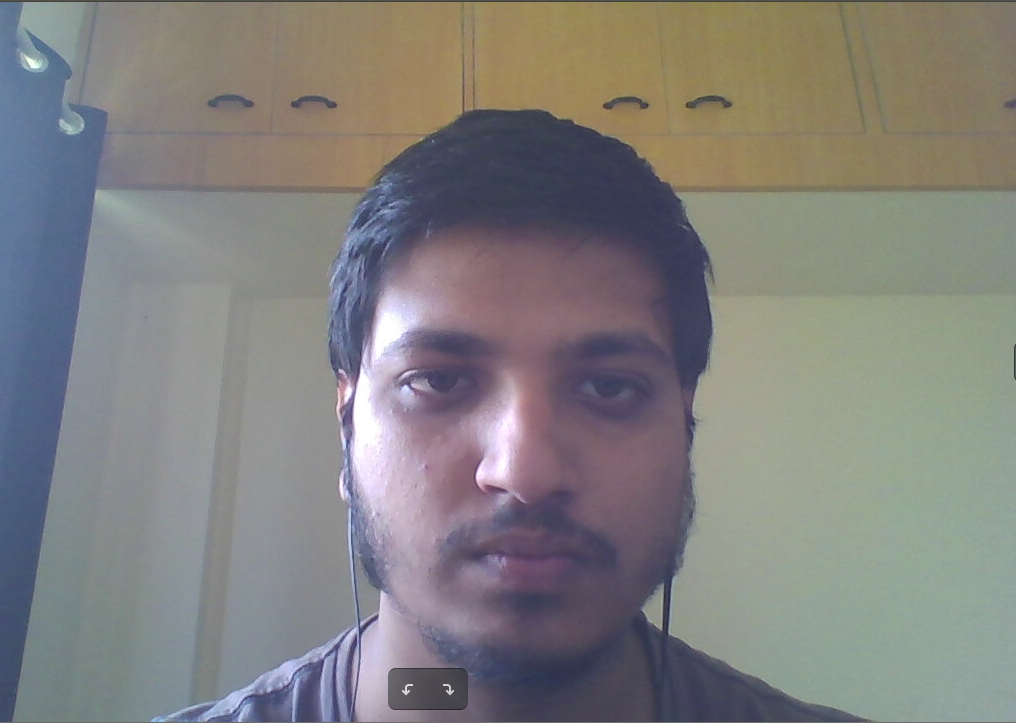
#> input picture mypic3.png, 1016 x 723 px
$ python DetectEyes.py
#> lines starting #> are read from the running program, lines starting #| are printed output that depends on the picture; after the words box and inside, x2 and y2 are one past the last pixel; in counts of white or black regions, pixels touching at a corner belong together
import cv2

# get the features for face from the file and pass it to the Cascade Classifier
# returns a class
face_cascade = cv2.CascadeClassifier("haarcascade_frontalface_default.xml")
# get the features for eyes from the file and pass it to the Cascade Classifier
# returns a class
eyes_cascade = cv2.CascadeClassifier("haarcascade_eye.xml")
# read the image
img = cv2.imread('mypic3.png')
#> img is the input picture: shape (723, 1016, 3); mean B, G, R 126.8, 128.4, 129.6
# resize the image if needed
# img = cv2.resize(img, (0, 0), fx=0.5, fy=0.5) #(image, (0, 0), reduce_width_by, reduce_height_by)
# convert it to gray scale
gray = cv2.cvtColor(img,cv2.COLOR_BGR2GRAY)
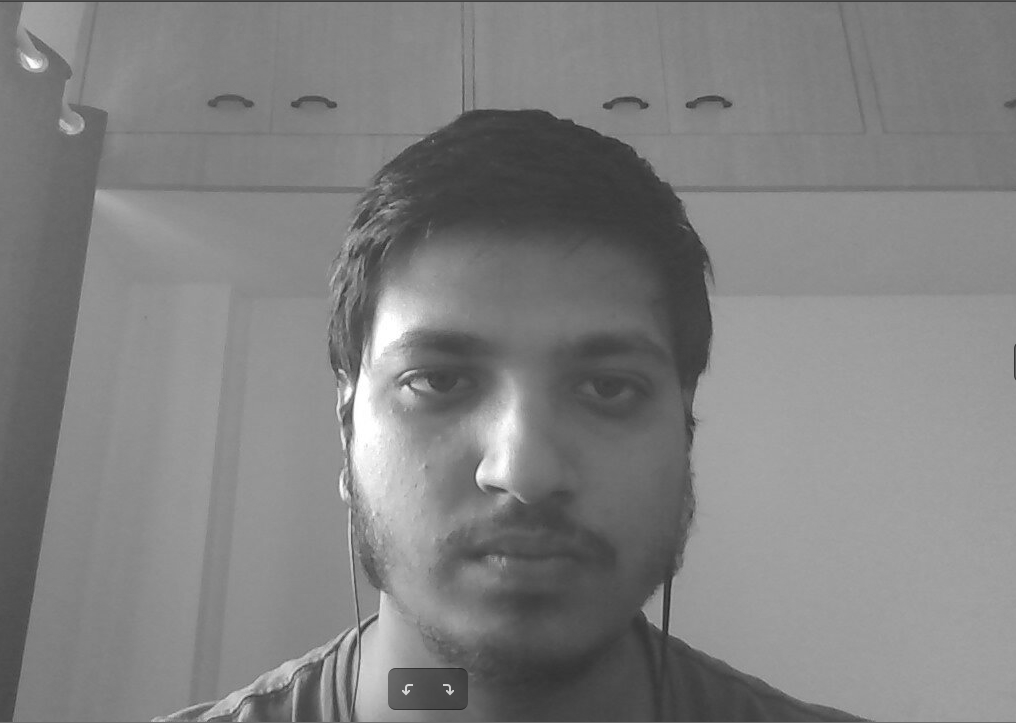
#> gray: shape (723, 1016); min 37, max 255, mean 128.6

# detect the objects resembling faces
faces = face_cascade.detectMultiScale(gray, 1.5, 4) #(image,scale_factor, minm_no_of_neighbours)
#> faces = [[316, 230, 410, 410]]
# print(faces)

for face in faces:
    # we can check the dimension of the detected face
    # print(face)

    # get the coordinate of the detected face
    x, y, w, h = face
    # draw the rectangle on the image
    cv2.rectangle(img, (x,y), (x + w, y + h), (0, 255, 0), 2) # (image, top_left_ corner, bottom_right_corner, color_of_rectangle, color_thickness)
    # the idea is instead of looking at the entire image for eyes,we can just look at the detected faces
    # and try to search for eye regions on those faces
    # get the detected face using image slicing
    face_color = img[y: y + h, x: x + w]
    face_gray = gray[y: y + h, x: x + w]
    #cv2.imshow("Sliced out face", face_gray)
    eyes = eyes_cascade.detectMultiScale(face_gray, 1.11, 4)
    for eye in eyes:
        # get the coordinate of the detected eye
        x, y, w, h = eye
        # draw a rectangle on the eyes of the face
        cv2.rectangle(face_color, (x, y), (x + w, y + h), (255, 0, 0), 2)
#> this loop made 1 pass
#> eyes on pass 1: [[230, 99, 119, 119]]
#> pass 1, `face_color = img[y: y + h, x: x + w]`:
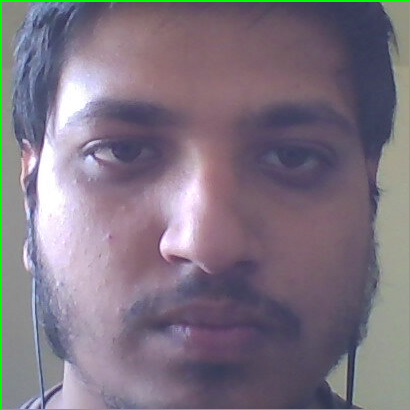
#> face_color: shape (410, 410, 3); mean B, G, R 128.6, 116.8, 125.5
#> pass 1, `face_gray = gray[y: y + h, x: x + w]`:
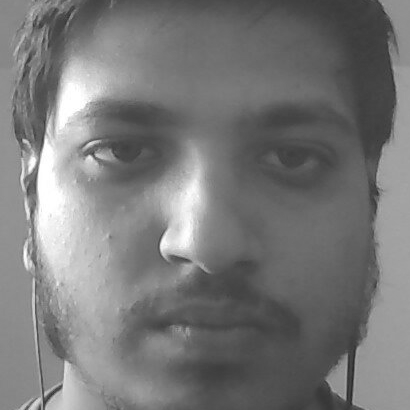
#> face_gray: shape (410, 410); min 38, max 255, mean 120.3
#> after the loop:
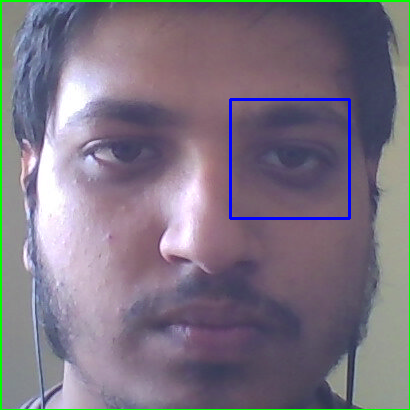
#> face_color: shape (410, 410, 3); 0.85% of pixels changed, all inside (x1, y1, x2, y2) = (229, 98, 351, 220)
#> after the loop:
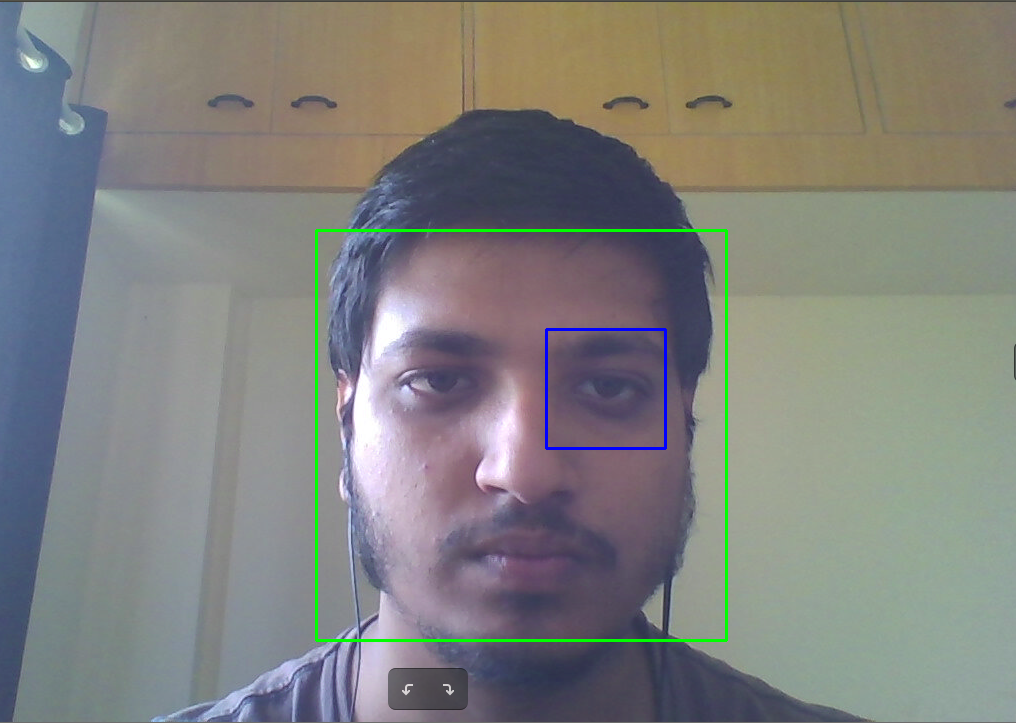
#> img: shape (723, 1016, 3); 0.86% of pixels changed, all inside (x1, y1, x2, y2) = (315, 229, 728, 642)

# show the image
cv2.imshow("Detected Faces",img)
# hold the window
cv2.waitKey(0)
# destroy all windows
cv2.destroyAllWindows()

$ run again, with mypic4.jpg saved as mypic3.png
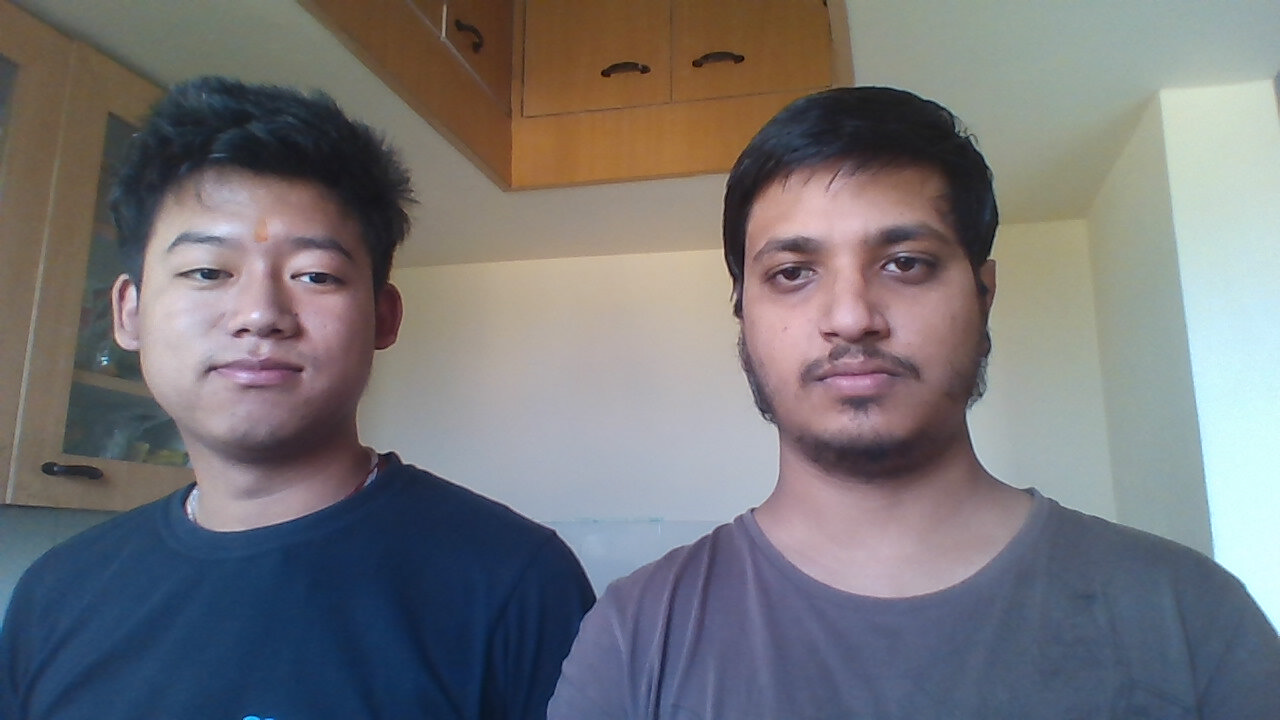
#> input picture mypic4.jpg, 1280 x 720 px
#> img is the input picture: shape (720, 1280, 3); mean B, G, R 119.7, 116.4, 117.5
#> `gray = cv2.cvtColor(img,cv2.COLOR_BGR2GRAY)`:
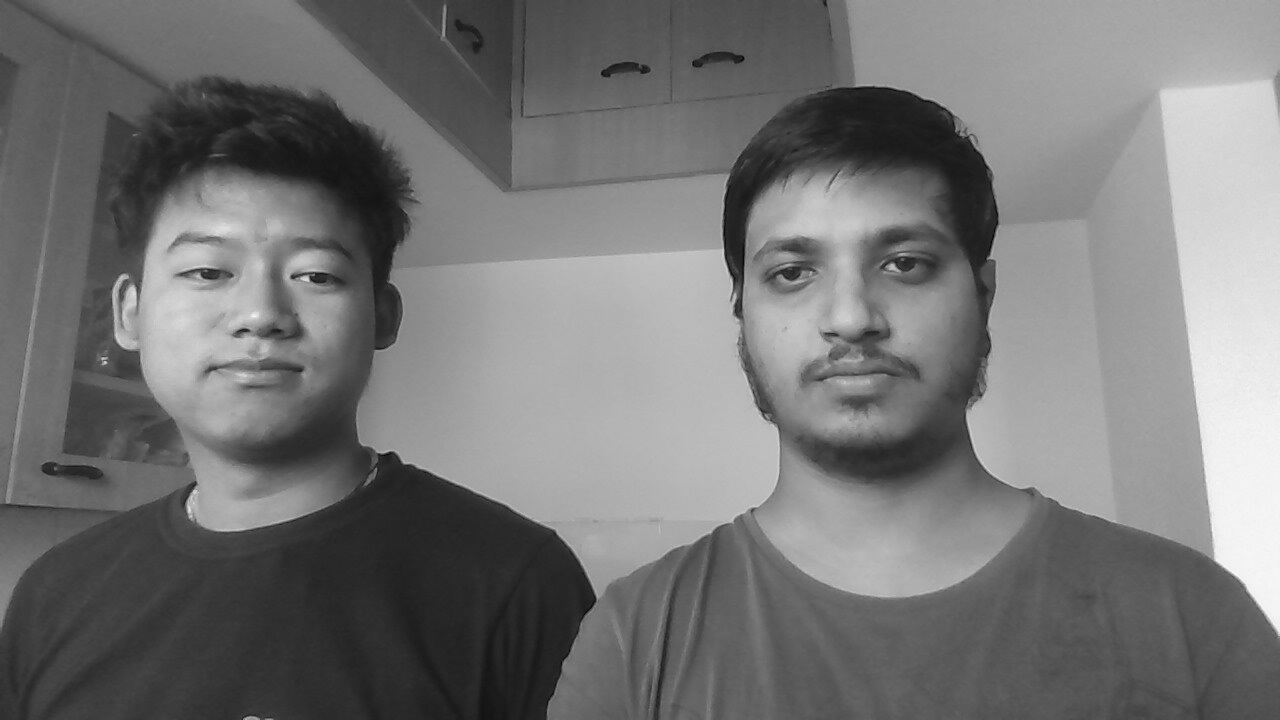
#> gray: shape (720, 1280); min 2, max 247, mean 117.1
#> faces = [[125, 165, 273, 273], [714, 164, 273, 273], [656, 106, 410, 410]]
#> the loop `for face in faces:` made 3 passes
#> eyes on passes 1 to 2: [[40, 64, 81, 81], [158, 77, 64, 64]], [[42, 77, 66, 66], [153, 67, 67, 67]]
#> after the loop `for face in faces:`:
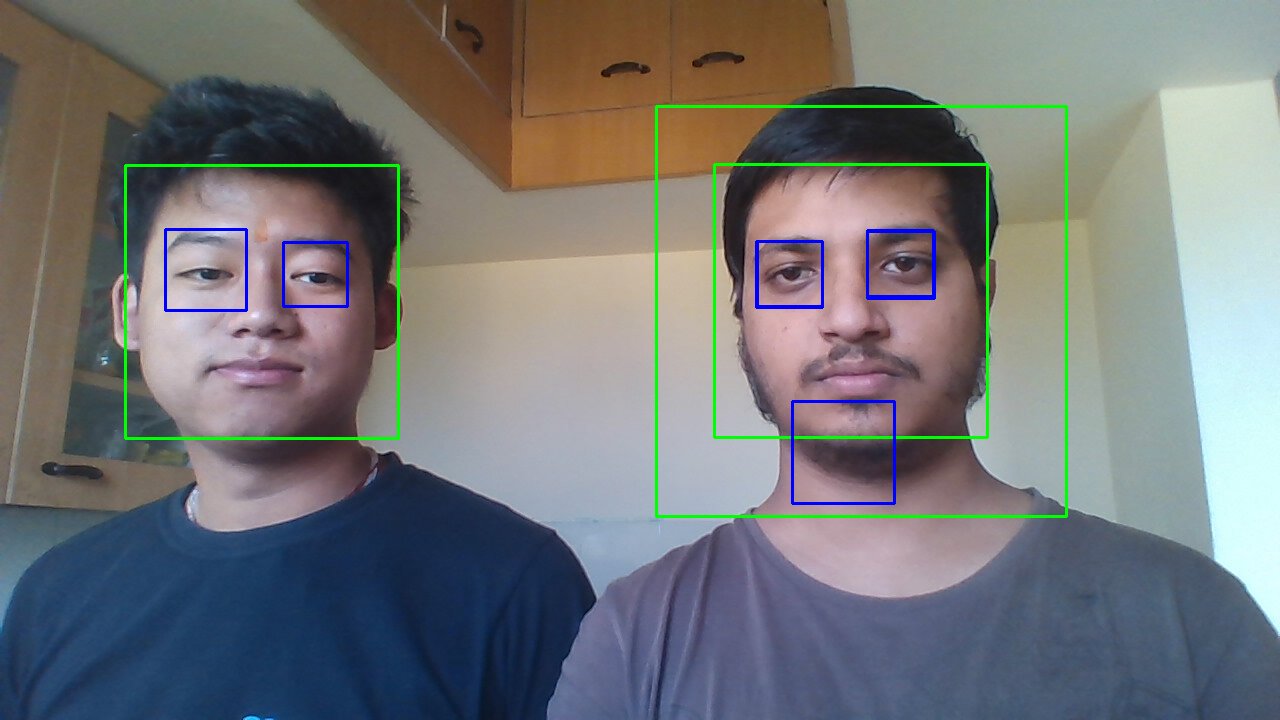
#> img: shape (720, 1280, 3); 1.78% of pixels changed, all inside (x1, y1, x2, y2) = (124, 105, 1068, 518)
